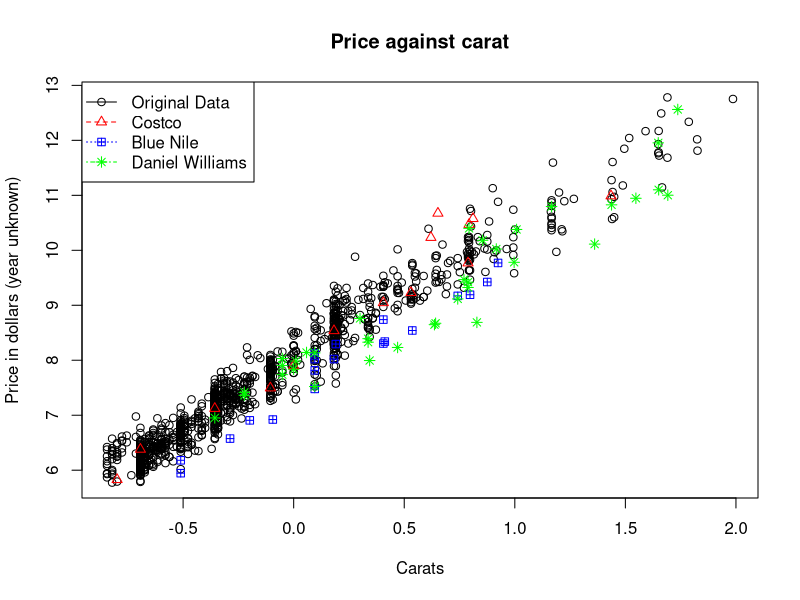

The R script that drew this image:
## ---- chunk 1
orig_diamonds= read.csv("diamonds4.csv")
orig_diamonds = data.frame(orig_diamonds)
orig_diamonds$vendor = "Original"

extra_diamonds= read.csv("extra_diamonds.csv")
extra_diamonds = data.frame(extra_diamonds)
keep_columns = c("carat","clarity","color","cut","price","vendor")
extra_diamonds = extra_diamonds[keep_columns]

diamonds <- rbind(extra_diamonds, orig_diamonds)

## ---- chunk 2
library(MASS) 
library(dplyr)
#EDA for project

diamonds$clarity = factor(diamonds$clarity)
diamonds$cut= factor(diamonds$cut)
diamonds$color =factor(diamonds$color)

#levels(diamonds$clarity)
#levels(diamonds$cut)
#levels(diamonds$color)

#adjusting the data frame variables to the transformed versions
diamonds$price = log(diamonds$price)
diamonds$carat = log(diamonds$carat + .2)

###############################################
#### NOTE: I added "K" to colorgroup3
###############################################
##### setting new levels and reference levels
levels(diamonds$color) <- list("colorgroup1" = c("D"),
                      "colorgroup2"   = c("E","F","G","H"),
                      "colorgroup3"   = c("I","J","K"))

diamonds$color = relevel(diamonds$color, ref = "colorgroup3")
contrasts(diamonds$color)

###############################################
#### NOTE: I added "Excellent" to cutgroup2
###############################################
levels(diamonds$cut) <- list("cutgroup1" = c("Astor Ideal"),
                             "cutgroup2"   = c("Ideal", "Excellent"),
                             "cutgroup3"   = c("Good","Very Good"))

diamonds$cut = relevel(diamonds$cut, ref = "cutgroup3")
contrasts(diamonds$cut)

levels(diamonds$clarity) <- list("claritygroup1" = c("FL","IF"),
                                 "claritygroup2"   = c("VS1","VVS1","VS2","VVS2"),
                                 "claritygroup3"   = c("SI1","SI2"))

diamonds$clarity = relevel(diamonds$clarity, ref = "claritygroup3")
contrasts(diamonds$clarity)

## ---- chunk 3
subCostco<-subset(diamonds,vendor=="Costco")
subBlueNile<-subset(diamonds,vendor=="BlueNile")
subDanielWilliams<-subset(diamonds,vendor=="DanielWilliams")
diamonds<-subset(diamonds,vendor=="Original")
## ---- chunk 4
diamonds_focused<-subset(diamonds,carat<4.5)
plot(diamonds_focused$carat,diamonds_focused$price, main="Price against carat",
     ylab="Price in dollars (year unknown)",
     xlab="Carats")
points(subCostco$carat,subCostco$price, pch=2, col="red")
points(subBlueNile$carat,subBlueNile$price, pch=12, col="blue")
points(subDanielWilliams$carat,subDanielWilliams$price, pch=8, col="green")

legend("topleft", c("Original Data","Costco","Blue Nile","Daniel Williams"), lty=c(1,2,3,4),
       pch=c(1,2,12,8), col=c("black","red","blue","green"))
## ---- chunk 5
#model with all additive terms and condensed #classes
test_lm = lm(price~carat+cut+clarity+color, data=diamonds)
summary(test_lm)

## ---- chunk 6

predict(test_lm, newdata = subCostco, interval = "prediction")
